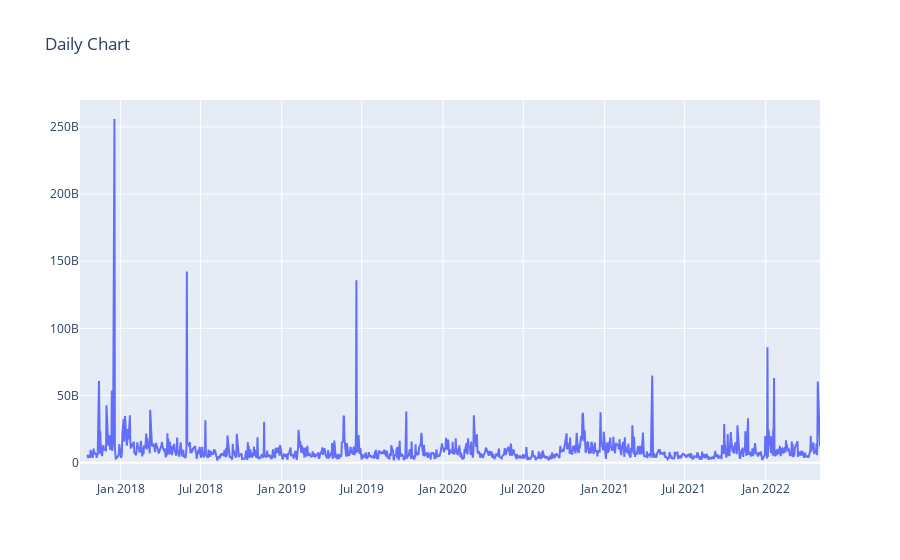

This figure's notebook cell:
### Markdown cell above
## Here we can see that the degree of autocorrelation in time series is mostly on the positive side, and at some point, it has been of perfect positive correlated nature. So by this plot, we can infer that the present time series is highly correlated with the older time series.

### Code cell
#plot monthly price,vol,val
plot_data1 = [
    go.Scatter(
        x=df_price['tradedate'],
        y=df_price['amount'], name="val"
    )
]
plot_layout = go.Layout(
        title='Daily Chart'
    )
fig = go.Figure(data=plot_data1, layout=plot_layout)
fig.update_layout(xaxis_range=['2017-10-01', '2022-05-04'])
#fig.update_layout(yaxis_range=['100000000', '20000000000'])
#plotly.offline.iplot(fig)
fig.show()

### Figure 1 — Plotly figure (JSON) as saved in the notebook; plotly's stock layout.template omitted (floating-point values rounded to 4 significant figures; data arrays with more than 128 entries replaced by an {"elided": "..."} marker saying what was removed)
{"data": [{"name": "val", "type": "scatter", "x": {"elided": "1204 str values"}, "y": {"elided": "1204 float values"}}], "layout": {"title": {"text": "Daily Chart"}, "xaxis": {"range": ["2017-10-01", "2022-05-04"]}}}
